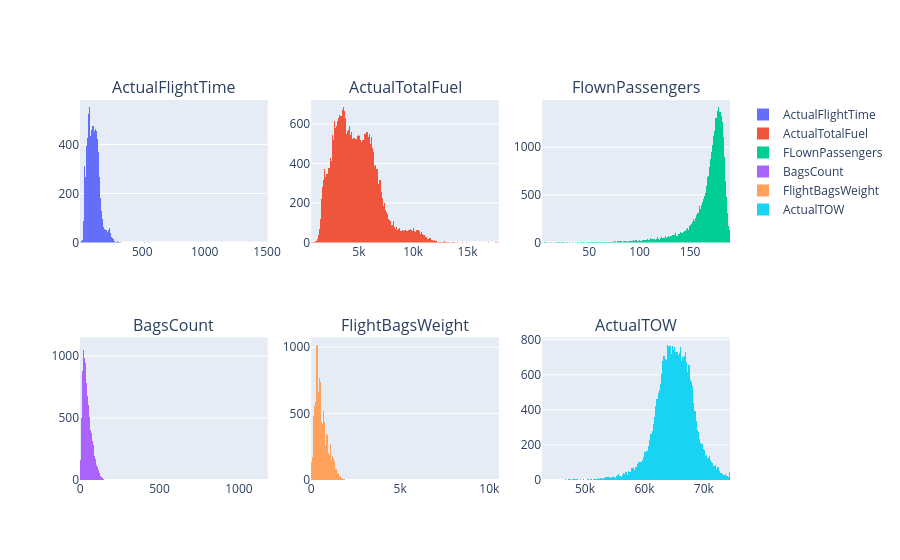

The cell this chart's notebook holds for it:
### Markdown cell above
I will skip analysing the dates, because I already gave them some attention earlier in the categorical analysis and there is not much more to conclude from the table above.

Columns differ in their magnitude and concentrations. It will be very beneficial to use some sort of normalization and scaling later. Let's look at the columns in detail:

Flight number -  a value used only for identification, but it might provide some important insights, depending on the priciples used when determining the number. When researching the rules used by Ryanair I've found out, that the number of the flight is determined by some algorithm, without strict rules. Maybe some form of clustering will ne useful. 

Actual flight time - there's at least one outlying value which dominates the max value in the training dataset (note that the quantiles are almost the same) 

Actual total fuel - it is very natrual, that the outlying value of flight time also creates an outlying value in 'fuel' column (in this case the quantiles here are also very similar) 

Flight bags weight and bags count - same case as described above - outlying values in training set, similar distribution aside from that,

The remaining column 'Flown passengers' doesn't look problematic, especially because quantiles, variation, minimal and maximal values are similar enough for both datasets.

Now, let's take a look at the histograms of the remaining columns:

### Code cell
barchart_general_training = make_subplots(
    rows=2, cols=3,
    subplot_titles=('ActualFlightTime', 'ActualTotalFuel','FlownPassengers', 
                    'BagsCount', 'FlightBagsWeight', 'ActualTOW')
)

barchart_general_training.add_trace(go.Histogram(
    x=df['ActualFlightTime'],
    name='ActualFlightTime',
)
    , row=1, col=1)

barchart_general_training.add_trace(go.Histogram(
    x=df['ActualTotalFuel'],
    name='ActualTotalFuel',
)
    , row=1, col=2)

barchart_general_training.add_trace(go.Histogram(
    x=df['FLownPassengers'],
    name='FLownPassengers',
)
    , row=1, col=3)

barchart_general_training.add_trace(go.Histogram(
    x=df['BagsCount'],
    name='BagsCount',
)
    , row=2, col=1)

barchart_general_training.add_trace(go.Histogram(
    x=df['FlightBagsWeight'],
    name='FlightBagsWeight',
)
    , row=2, col=2)

barchart_general_training.add_trace(go.Histogram(
    x=df['ActualTOW'],
    name='ActualTOW',
)
    , row=2, col=3)

### Figure 1 — Plotly figure (JSON) as saved in the notebook; plotly's stock layout.template omitted (floating-point values rounded to 4 significant figures; data arrays with more than 128 entries replaced by an {"elided": "..."} marker saying what was removed)
{"data": [{"name": "ActualFlightTime", "type": "histogram", "x": {"elided": "31609 int values"}, "xaxis": "x", "yaxis": "y"}, {"name": "ActualTotalFuel", "type": "histogram", "x": {"elided": "31609 int values"}, "xaxis": "x2", "yaxis": "y2"}, {"name": "FLownPassengers", "type": "histogram", "x": {"elided": "31609 float values"}, "xaxis": "x3", "yaxis": "y3"}, {"name": "BagsCount", "type": "histogram", "x": {"elided": "31609 float values"}, "xaxis": "x4", "yaxis": "y4"}, {"name": "FlightBagsWeight", "type": "histogram", "x": {"elided": "31609 float values"}, "xaxis": "x5", "yaxis": "y5"}, {"name": "ActualTOW", "type": "histogram", "x": {"elided": "31609 float values"}, "xaxis": "x6", "yaxis": "y6"}], "layout": {"annotations": [{"font": {"size": 16}, "showarrow": false, "text": "ActualFlightTime", "x": 0.1444, "xanchor": "center", "xref": "paper", "y": 1, "yanchor": "bottom", "yref": "paper"}, {"font": {"size": 16}, "showarrow": false, "text": "ActualTotalFuel", "x": 0.5, "xanchor": "center", "xref": "paper", "y": 1, "yanchor": "bottom", "yref": "paper"}, {"font": {"size": 16}, "showarrow": false, "text": "FlownPassengers", "x": 0.8556, "xanchor": "center", "xref": "paper", "y": 1, "yanchor": "bottom", "yref": "paper"}, {"font": {"size": 16}, "showarrow": false, "text": "BagsCount", "x": 0.1444, "xanchor": "center", "xref": "paper", "y": 0.375, "yanchor": "bottom", "yref": "paper"}, {"font": {"size": 16}, "showarrow": false, "text": "FlightBagsWeight", "x": 0.5, "xanchor": "center", "xref": "paper", "y": 0.375, "yanchor": "bottom", "yref": "paper"}, {"font": {"size": 16}, "showarrow": false, "text": "ActualTOW", "x": 0.8556, "xanchor": "center", "xref": "paper", "y": 0.375, "yanchor": "bottom", "yref": "paper"}], "xaxis": {"anchor": "y", "domain": [0, 0.2889]}, "xaxis2": {"anchor": "y2", "domain": [0.3556, 0.6444]}, "xaxis3": {"anchor": "y3", "domain": [0.7111, 1]}, "xaxis4": {"anchor": "y4", "domain": [0, 0.2889]}, "xaxis5": {"anchor": "y5", "domain": [0.3556, 0.6444]}, "xaxis6": {"anchor": "y6", "domain": [0.7111, 1]}, "yaxis": {"anchor": "x", "domain": [0.625, 1]}, "yaxis2": {"anchor": "x2", "domain": [0.625, 1]}, "yaxis3": {"anchor": "x3", "domain": [0.625, 1]}, "yaxis4": {"anchor": "x4", "domain": [0, 0.375]}, "yaxis5": {"anchor": "x5", "domain": [0, 0.375]}, "yaxis6": {"anchor": "x6", "domain": [0, 0.375]}}}
